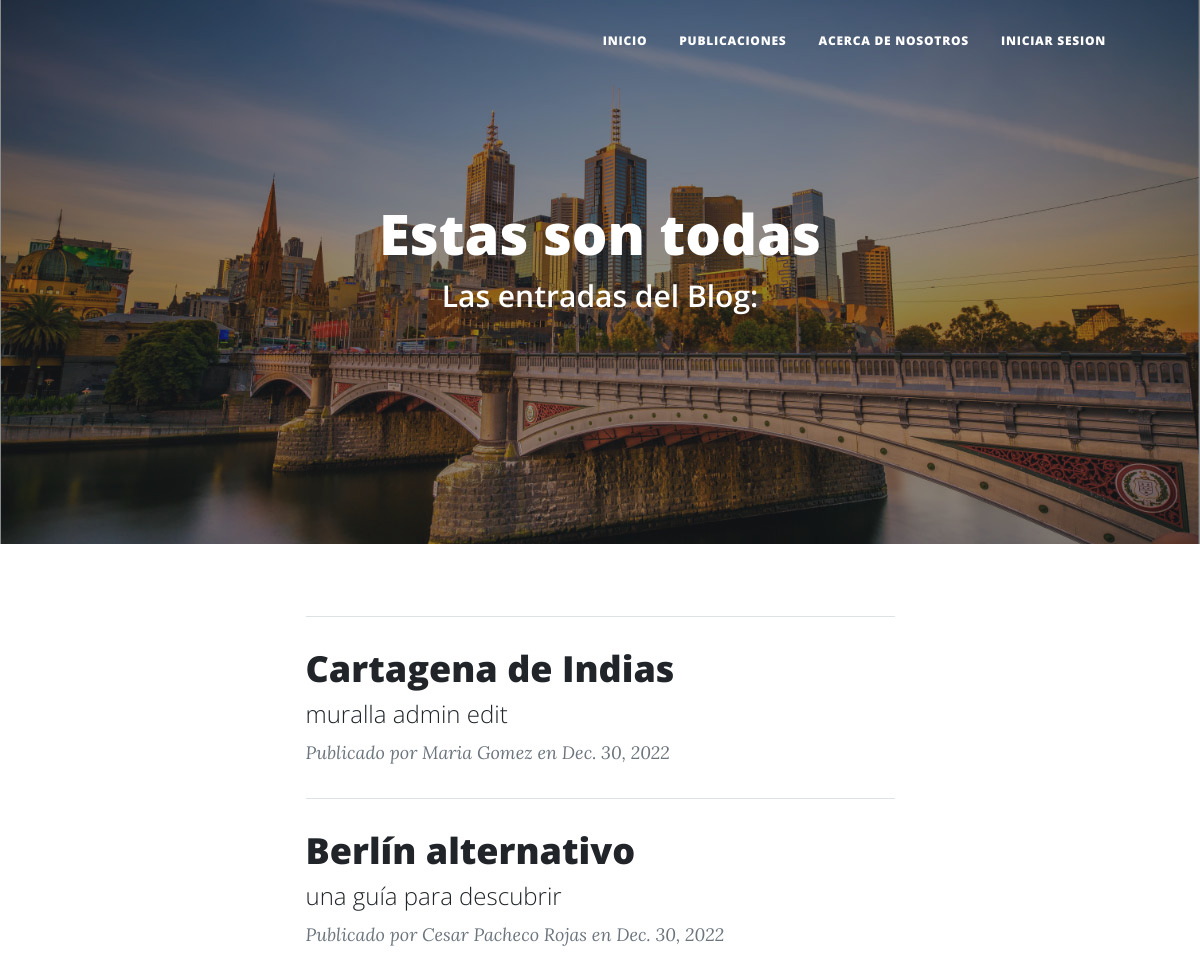
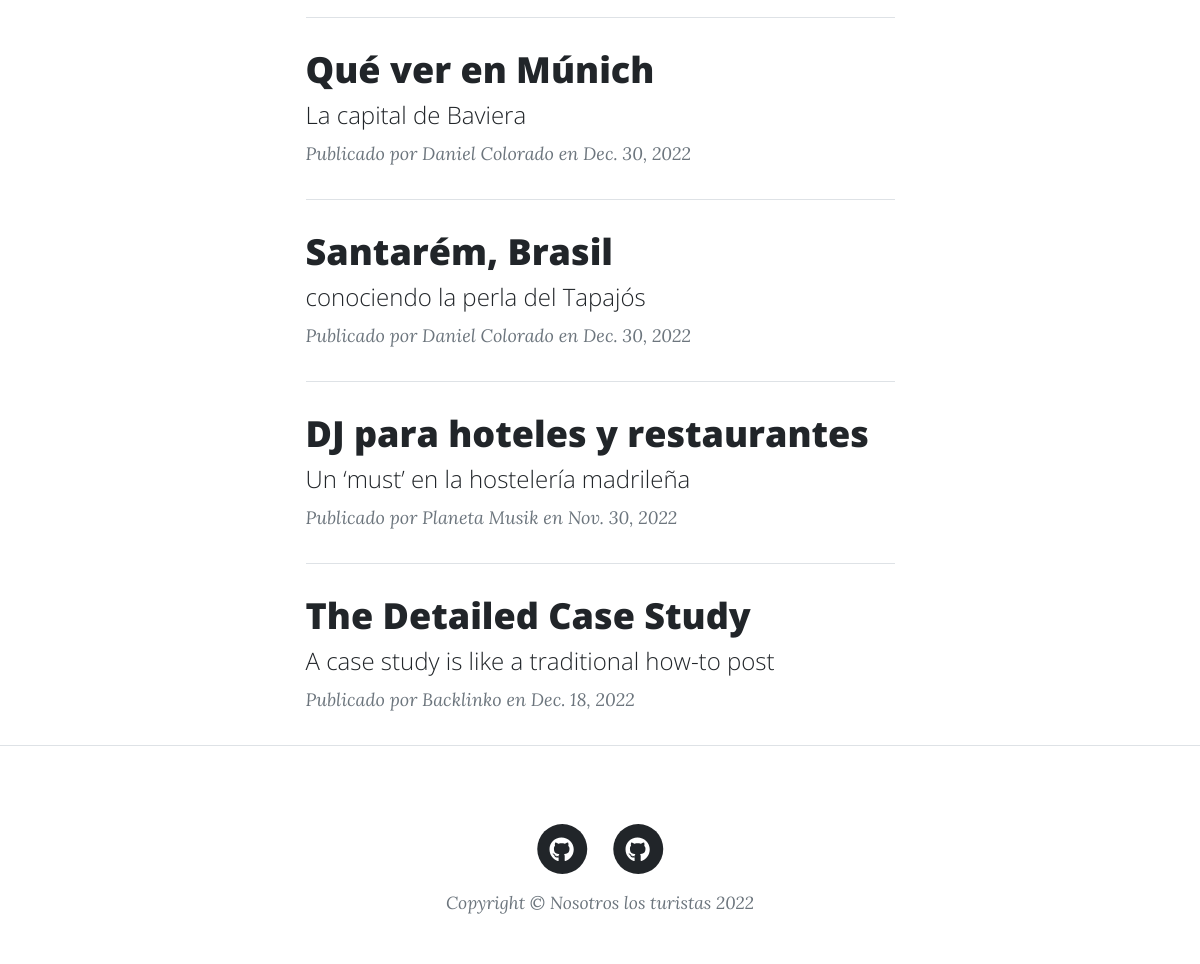
Screenshot of /allposts with the database file from the repository (2 pictures, top to bottom).
### blog/models.py (models this page shows, shortened)
class Post(models.Model):
    titulo = models.CharField(max_length=255)
    subtitulo = models.CharField(max_length=255)
    cuerpo = RichTextUploadingField() # CKEditor Rich Text Field
    imagen = models.ImageField(upload_to='media', blank=True)
    autor = models.CharField(max_length=255)
    fecha = models.DateField()

### blog/views.py (the view)
# urls.py: path("allposts", all_posts, name= "all_posts"),
def all_posts(request):
    blogs = Post.objects.all().order_by('-id') # Consulta por id, de mayor a menor (ORDER BY id DESC en SQL)
    return render(request, "publicaciones.html", {"blogs": blogs, "avatar": obtenerAvatar(request)})

### usuarios/views.py (called while the page is built)
def obtenerAvatar(request):
    if request.user.is_authenticated:
        lista = Perfil.objects.filter(user=request.user)
        if len(lista)!=0:
            imagen = lista[0].avatar.url
        else:
            imagen = ""
    else:
        imagen = ""
    return imagen

### blog/templates/publicaciones.html (shortened to what this page needs)
{% extends "padre.html" %}
{% load static %}
{% block encabezado %}
    <header class="masthead" style="background-image: url('../static/assets/img/melbourne.jpg')">
        <div class="container position-relative px-4 px-lg-5">
            <div class="row gx-4 gx-lg-5 justify-content-center">
                <div class="col-md-10 col-lg-8 col-xl-7">
                    <div class="post-heading">
                        <h1 style="color: white; text-align: center;">Estas son todas</h1>
                        <h2 class="subheading" style="color: white; text-align: center;">Las entradas del Blog:</h2>
                    </div>
                </div>
            </div>
        </div>
    </header>
{% endblock %}
{% block contenido %}
    {% if blogs %}
        <div class="container px-4 px-lg-5">
            <div class="row gx-4 gx-lg-5 justify-content-center">
                <div class="col-md-10 col-lg-8 col-xl-7">
                    {% for blog in blogs %}
                        <hr class="my-4" />
                        <div class="post-preview">
                            <a href="{% url 'post' blog.id %}">
                                <h2 class="post-title">{{ blog.titulo }}</h2>
                                <h4 class="post-subtitle">{{ blog.subtitulo }}</h3>
                            </a>
                            <p class="post-meta">
                                Publicado por {{ blog.autor }}
                                en {{ blog.fecha}}
                            </p>
                        </div>
                    {% endfor %}
                </div>
            </div>
        </div>
    {% endif %}
{% endblock %}

### rows the page displays
Post: titulo "Cartagena de Indias", subtitulo "muralla admin edit", autor "Maria Gomez", fecha "Dec. 30, 2022"
Post: titulo "Berlín alternativo", subtitulo "una guía para descubrir", autor "Cesar Pacheco Rojas", fecha "Dec. 30, 2022"
Post: titulo "Qué ver en Múnich", subtitulo "La capital de Baviera", autor "Daniel Colorado", fecha "Dec. 30, 2022"
Post: titulo "Santarém, Brasil", subtitulo "conociendo la perla del Tapajós", autor "Daniel Colorado", fecha "Dec. 30, 2022"
Post: titulo "DJ para hoteles y restaurantes", subtitulo "Un ‘must’ en la hostelería madrileña", autor "Planeta Musik", fecha "Nov. 30, 2022"
Post: titulo "The Detailed Case Study", subtitulo "A case study is like a traditional how-to post", autor "Backlinko", fecha "Dec. 18, 2022"
